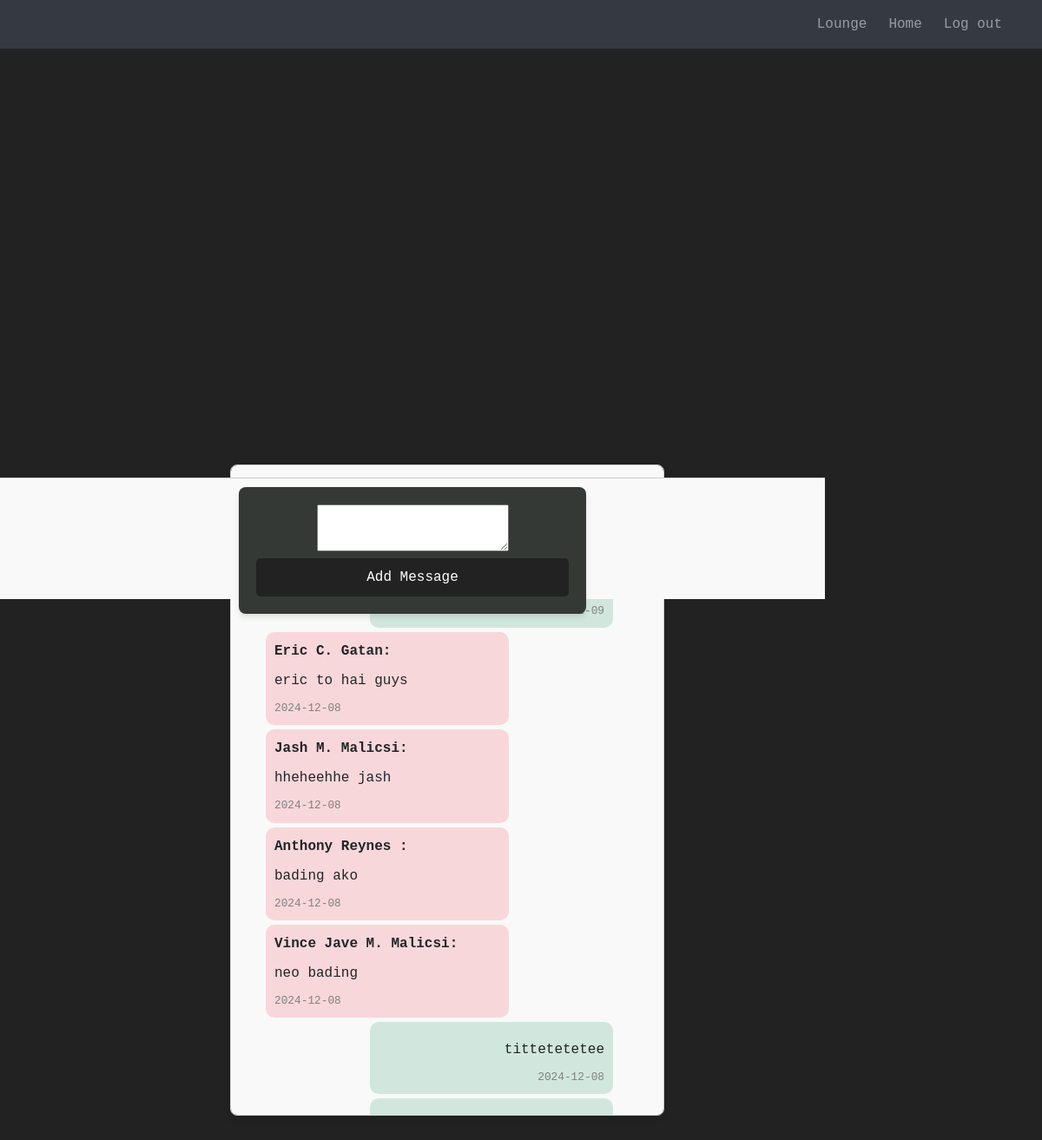
The app's page /lounge (signed in) with its own data.
### website/models.py (models this page shows)
class Chat(db.Model):
    id = db.Column(db.Integer, primary_key=True)
    chat = db.Column(db.String(10000))
    date = db.Column(db.DateTime(timezone=True), default=func.now())
    user_id = db.Column(db.Integer, db.ForeignKey('user.id'))
    user = db.relationship('User', backref='chat_messages')

class User(db.Model, UserMixin):
    id = db.Column(db.Integer, primary_key=True)
    email = db.Column(db.String(150), unique=True)
    password = db.Column(db.String(150))
    first_name = db.Column(db.String(150))
    notes = db.relationship('Note')
    chats = db.relationship('Chat')

### website/views.py (the view, shortened to what this page needs)
@views.route('/lounge', methods=['GET', 'POST'])
@login_required
def lounge():
    all_chats = Chat.query.order_by(Chat.date.desc()).all()
    return render_template("lounge.html", user=current_user, chats=all_chats)

### website/__init__.py (called while the page is built)
def create_app():
    app = Flask(__name__)
    app.config['SECRET_KEY'] = 'DSA Group 4'
    app.config['SQLALCHEMY_DATABASE_URI'] = f'sqlite:///{DB_NAME}'
    db.init_app(app)
    from .views import views
    from .auth import auth
    app.register_blueprint(views, url_prefix='/')
    app.register_blueprint(auth, url_prefix='/')
    from .models import User, Note
    with app.app_context():
        db.create_all()
    login_manager = LoginManager()
    login_manager.login_view = 'auth.login'
    login_manager.init_app(app)
    @login_manager.user_loader
    def load_user(id):
        return User.query.get(int(id))
    return app

### website/templates/lounge.html (shortened to what this page needs)
{% extends "base.html" %}
{% block content %}
<div class="input-block">
  <div>
    <p class="lounge">Lounge</p>
    <ul class="data-list" id="notes">
      {% for chat in chats %}
      <li
        class="data-item {% if chat.user.id == current_user.id %}user-chat{% else %}other-chat{% endif %}">
        <span class="chat-user">
          {% if chat.user.id != current_user.id %}
            {{ chat.user.first_name }}:
          {% endif %}
        </span>
        <span class="chat-message">
          {{ chat.chat }}
        </span>
        <span class="chat-date">
          {{ chat.date.strftime('%Y-%m-%d') }}
        </span>
      </li>
      {% else %}
      <p>No chats available.</p>
      {% endfor %}
    </ul>
  </div>
  <div class="button-block">
    <form method="POST">
      <textarea name="chat" id="chat" class="chat-area" required></textarea>
      <br />
      <div class="add-message">
        <button type="submit" class="btn btn-primary">Add Message</button>
      </div>
    </form>
  </div>
</div>
{% endblock %}

### website/static/sign_up.css (style rules this page uses)
body { font-family: monospace, monospace; background-color: #222222; margin: 0; padding: 0; display: flex; justify-content: center; align-items: center; height: 100vh; }
form { background-color: #353935; padding: 20px; border-radius: 8px; box-shadow: 0 4px 6px rgba(0, 0, 0, 0.1); width: 100%; max-width: 400px; margin: auto; }
button[type="submit"] { width: 100%; padding: 10px; background-color: #222222; color: #ffffff; border: none; border-radius: 5px; font-size: 16px; cursor: pointer; transition: background-color 0.3s; }
body { padding-top: 56px; }

### website/static/home.css (style rules this page uses)
.data-list { background-color: white; width:400px; height:40px; }
.button-block { position: fixed; top: 320px; right: 250px; width: 250px; height:140px; }
.data-list { list-style: none; }

### website/static/lounge.css (style rules this page uses)
.data-list { list-style-type: none; padding: 0; margin: 0; }
.data-item { display: flex; flex-direction: column; margin: 5px 0; padding: 10px; border-radius: 10px; max-width: 70%; width: fit-content; word-wrap: break-word; }
.user-chat { margin-left: auto; background-color: #d1e7dd; text-align: right; width: 100%; }
.other-chat { margin-right: auto; background-color: #f8d7da; text-align: left; width: 100%; }
.chat-user { font-weight: bold; margin-bottom: 5px; }
.chat-message { display: block; word-wrap: break-word; padding: 5px 0; }
.chat-date { display: block; font-size: 0.8em; color: gray; margin-top: 5px; }
.input-block { position: relative; margin-top: 0; width: 500px; height: 750px; overflow-y: auto; border: 1px solid #ccc; padding: 40px 40px 80px; background-color: #f9f9f9; border-radius: 8px; box-shadow: 0px 4px 10px rgba(0, 0, 0, 0.1); margin-left: 220px; }
.button-block { position: fixed; top: 550px; left: 0; width: auto; background-color: #f9f9f9; border-top: 1px solid #ccc; padding: 10px; text-align: center; }

### records on screen
Chat: user.first_name "Eric C. Gatan", chat "eric to hai guys", date "2024-12-08"
Chat: user.first_name "Jash M. Malicsi", chat "hheheehhe jash", date "2024-12-08"
Chat: user.first_name "Anthony Reynes", chat "bading ako", date "2024-12-08"
Chat: user.first_name "Vince Jave M. Malicsi", chat "neo bading", date "2024-12-08"
Chat: chat "tittetetetee", date "2024-12-08"
